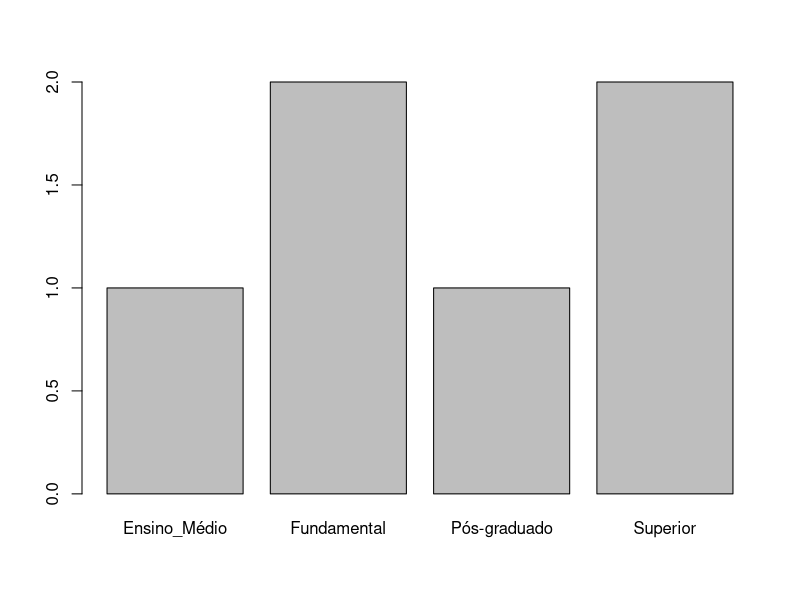

Write R code to recreate this figure. (Note: this script raises an error after producing the figure.)
##### Reordenando os níveis 
escolaridade<- factor(c("Superior","Fundamental","Fundamental",
                        "Pós-graduado","Ensino_Médio","Superior"))
plot(escolaridade)

a<-fct_relevel(escolaridade,c("Fundamental","Ensino_Médio","Superior","Pós-graduado"))
plot(a)

###### 
#CRITÉRIOS PARA ORDENAR OS NÍVEIS DO FATOR
#- Ordem alfabética    
#- Ordem Racional        Ensino médio < Superior <  Mestrado < Doutorado
#- Ordenar por uma variável externa

faturamento<-c(30,24,12,40,20,30,44,53)
escolaridade<-factor(c("Fundamental","Superior","Mestrado","Doutorado","Doutorado",
                       "Fundamental","Mestrado","Doutorado"))

#fundamental = 30, 30 ---> mean = 30    sum = 60
#Superior = 24  (mean = sum)
#Doutorado = 53, 40 , 20  --> média = 37,7   sum = 113
#mestrado = 12 , 44   mean=28   sum=56


#media:      Superior < Mestrado < Fundamental < Doutorado
#Sum:        Superior < Mestrado < Fundamental < Doutorado 


#Quem tem maior faturamento?  Fundamental, Superior, etc...?

fct_reorder(escolaridade,faturamento,mean)  
fct_reorder(escolaridade,faturamento,sum)  
